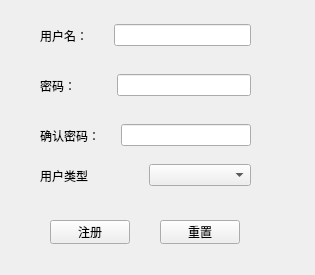
<?xml version="1.0" encoding="UTF-8"?>
<ui version="4.0">
 <class>Form</class>
 <widget class="QWidget" name="Form">
  <property name="geometry">
   <rect>
    <x>0</x>
    <y>0</y>
    <width>315</width>
    <height>275</height>
   </rect>
  </property>
  <property name="windowTitle">
   <string>Form</string>
  </property>
  <widget class="QWidget" name="layoutWidget">
   <property name="geometry">
    <rect>
     <x>40</x>
     <y>70</y>
     <width>211</width>
     <height>31</height>
    </rect>
   </property>
   <layout class="QHBoxLayout" name="horizontalLayout_2">
    <item>
     <widget class="QLabel" name="label_2">
      <property name="text">
       <string>密码：</string>
      </property>
     </widget>
    </item>
    <item>
     <spacer name="horizontalSpacer_2">
      <property name="orientation">
       <enum>Qt::Horizontal</enum>
      </property>
      <property name="sizeType">
       <enum>QSizePolicy::Fixed</enum>
      </property>
      <property name="sizeHint" stdset="0">
       <size>
        <width>35</width>
        <height>20</height>
       </size>
      </property>
     </spacer>
    </item>
    <item>
     <widget class="QLineEdit" name="lineEdit_2">
      <property name="echoMode">
       <enum>QLineEdit::Password</enum>
      </property>
     </widget>
    </item>
   </layout>
  </widget>
  <widget class="QWidget" name="layoutWidget_2">
   <property name="geometry">
    <rect>
     <x>40</x>
     <y>120</y>
     <width>211</width>
     <height>31</height>
    </rect>
   </property>
   <layout class="QHBoxLayout" name="horizontalLayout_3">
    <item>
     <widget class="QLabel" name="label_3">
      <property name="text">
       <string>确认密码：</string>
      </property>
     </widget>
    </item>
    <item>
     <spacer name="horizontalSpacer_3">
      <property name="orientation">
       <enum>Qt::Horizontal</enum>
      </property>
      <property name="sizeType">
       <enum>QSizePolicy::Fixed</enum>
      </property>
      <property name="sizeHint" stdset="0">
       <size>
        <width>15</width>
        <height>20</height>
       </size>
      </property>
     </spacer>
    </item>
    <item>
     <widget class="QLineEdit" name="lineEdit_3">
      <property name="echoMode">
       <enum>QLineEdit::Password</enum>
      </property>
     </widget>
    </item>
   </layout>
  </widget>
  <widget class="QPushButton" name="pushButton">
   <property name="geometry">
    <rect>
     <x>50</x>
     <y>220</y>
     <width>80</width>
     <height>24</height>
    </rect>
   </property>
   <property name="text">
    <string>注册</string>
   </property>
  </widget>
  <widget class="QPushButton" name="pushButton_2">
   <property name="geometry">
    <rect>
     <x>160</x>
     <y>220</y>
     <width>80</width>
     <height>24</height>
    </rect>
   </property>
   <property name="text">
    <string>重置</string>
   </property>
  </widget>
  <widget class="QWidget" name="">
   <property name="geometry">
    <rect>
     <x>40</x>
     <y>20</y>
     <width>211</width>
     <height>31</height>
    </rect>
   </property>
   <layout class="QHBoxLayout" name="horizontalLayout">
    <item>
     <widget class="QLabel" name="label">
      <property name="text">
       <string>用户名：</string>
      </property>
     </widget>
    </item>
    <item>
     <spacer name="horizontalSpacer">
      <property name="orientation">
       <enum>Qt::Horizontal</enum>
      </property>
      <property name="sizeType">
       <enum>QSizePolicy::Fixed</enum>
      </property>
      <property name="sizeHint" stdset="0">
       <size>
        <width>20</width>
        <height>20</height>
       </size>
      </property>
     </spacer>
    </item>
    <item>
     <widget class="QLineEdit" name="lineEdit">
      <property name="echoMode">
       <enum>QLineEdit::Normal</enum>
      </property>
     </widget>
    </item>
   </layout>
  </widget>
  <widget class="QWidget" name="">
   <property name="geometry">
    <rect>
     <x>40</x>
     <y>160</y>
     <width>211</width>
     <height>31</height>
    </rect>
   </property>
   <layout class="QHBoxLayout" name="horizontalLayout_4">
    <item>
     <widget class="QLabel" name="label_4">
      <property name="text">
       <string>用户类型</string>
      </property>
     </widget>
    </item>
    <item>
     <widget class="QComboBox" name="comboBox">
      <item>
       <property name="text">
        <string/>
       </property>
      </item>
      <item>
       <property name="text">
        <string>管理员</string>
       </property>
      </item>
      <item>
       <property name="text">
        <string>收银员</string>
       </property>
      </item>
      <item>
       <property name="text">
        <string>厨师</string>
       </property>
      </item>
     </widget>
    </item>
   </layout>
  </widget>
 </widget>
 <resources/>
 <connections/>
</ui>
